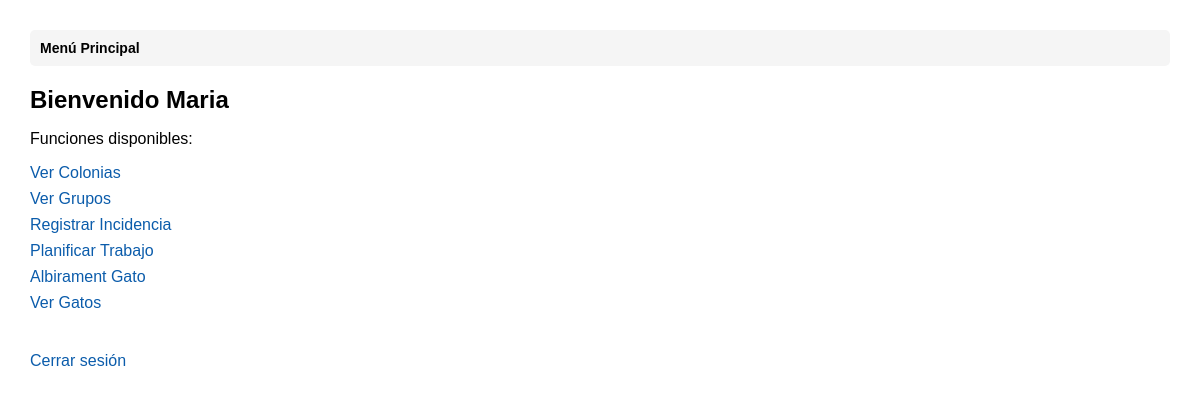
Before: /menu.php (signed in) with the older database file.
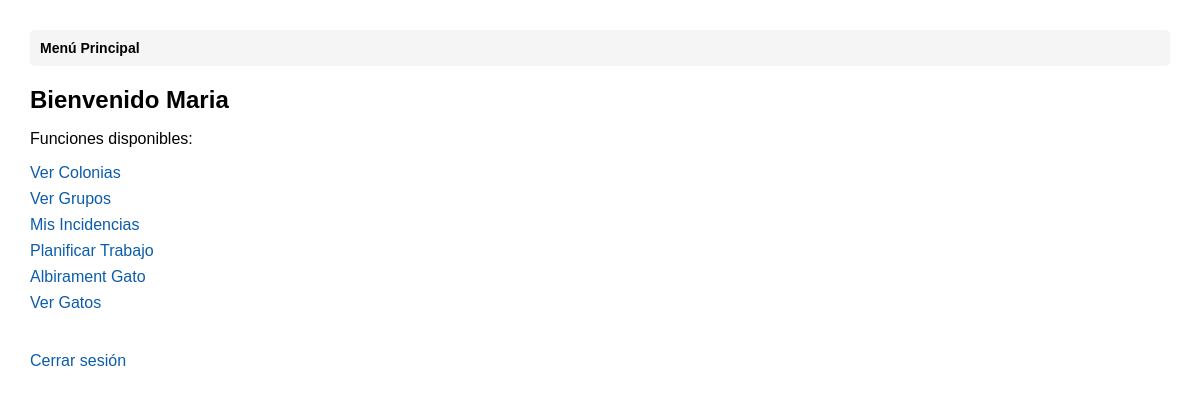
After: the same page with the newer database file.
### tables this page shows
CREATE TABLE FUNCION(
    idFuncion INT PRIMARY KEY AUTO_INCREMENT,
    nombre VARCHAR(200),
    ruta VARCHAR(300)
);

### menu.php (the view, shortened to what this page needs)
<?php
require_once 'header.php';
$con = mysqli_connect('localhost', 'root', '', 'BD2_Prac2');
$idPersona = (int) $_SESSION['idPersona'];
$sqlFuncs = sprintf(
    "SELECT f.nombre, f.ruta
     FROM PER_ROL pr
     JOIN ROL r ON pr.idRol = r.idRol
     JOIN PUEDEHACER ph ON r.idRol = ph.idRol
     JOIN FUNCION f ON ph.idFuncion = f.idFuncion
     WHERE pr.idPersona = %d",
    $idPersona
);
$resFuncs = mysqli_query($con, $sqlFuncs);
?>
<!DOCTYPE html>
<html lang="es">
<head>
</head>
<body>
    <?php displayBreadcrumbs(); ?>
    <h2>Bienvenido <?php echo htmlspecialchars($_SESSION['nombre']); ?></h2>
    <p>Funciones disponibles:</p>
    <ul>
        <?php
        if ($resFuncs && mysqli_num_rows($resFuncs) > 0) {
            while ($f = mysqli_fetch_assoc($resFuncs)) {
                $ruta = !empty($f['ruta'])
                    ? $f['ruta']
                    : 'BD249482420/' . strtolower(str_replace(' ', '_', $f['nombre'])) . '.php';
                if (substr($ruta, -5) === '.html') {
                    $possiblePhp = substr($ruta, 0, -5) . '.php';
                    if (file_exists(__DIR__ . '/' . $possiblePhp)) {
                        $ruta = $possiblePhp;
                    }
                }
                echo '<li><a href="' . htmlspecialchars($ruta) . '">' . htmlspecialchars($f['nombre']) . '</a></li>';
            }
        } else {
            echo '<li>(No hay funciones asignadas)</li>';
        }
        ?>
    </ul>
    <a class="logout" href="login.html">Cerrar sesión</a>
</body>
</html>

### header.php (shortened to what this page needs)
<?php
function displayBreadcrumbs() {
    echo '<nav style="background-color: #f5f5f5; padding: 10px; margin-bottom: 20px; border-radius: 5px;">';
    echo '<div style="font-size: 14px;">';
    $total = count($_SESSION['breadcrumbs']);
    foreach ($_SESSION['breadcrumbs'] as $index => $crumb) {
        if ($index < $total - 1) {
            $url = $crumb['url'];
            $separator = (strpos($url, '?') !== false) ? '&' : '?';
            $url .= $separator . 'breadcrumb_index=' . ($index + 1);
            echo '<a href="' . htmlspecialchars($url) . '" style="color: #0066cc; text-decoration: none;">';
            echo htmlspecialchars($crumb['titulo']);
            echo '</a>';
            echo ' <span style="color: #666;"> / </span> ';
        } else {
            echo '<strong>' . htmlspecialchars($crumb['titulo']) . '</strong>';
        }
    }
    echo '</div>';
    echo '</nav>';
}
?>

### menu.php (style rules this page uses)
body { font-family: Arial, sans-serif; margin: 30px; }
h2 { margin-bottom: 10px; }
ul { list-style: none; padding: 0; }
li { margin: 8px 0; }
a { color: #0b5cab; text-decoration: none; }
.logout { margin-top: 24px; display: inline-block; }

Changed rows visible on the page:
changed funcion: nombre "Registrar Incidencia" → "Mis Incidencias"
